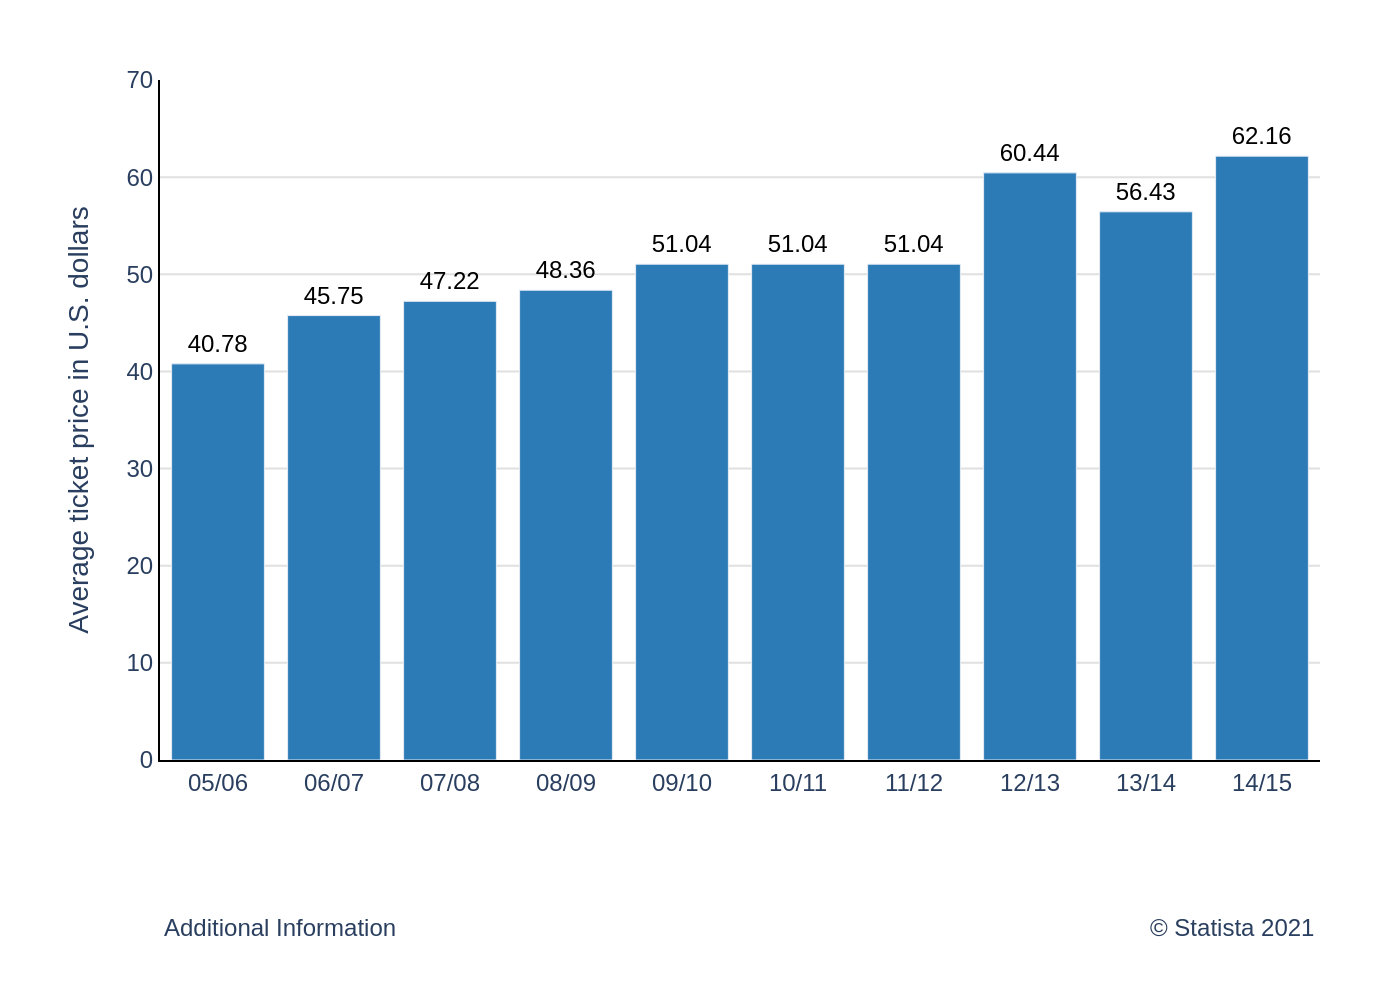

Source code (Python):
import sys
import json
import os
import plotly.graph_objects as go

if len(sys.argv) != 2:
    print(f"Usage: {os.path.basename(sys.argv[0])} <json_file_path>")
    sys.exit(1)

json_file_path = sys.argv[1]

try:
    with open(json_file_path, 'r', encoding='utf-8') as f:
        chart_info = json.load(f)
except FileNotFoundError:
    print(f"Error: JSON file not found at {json_file_path}")
    sys.exit(1)
except json.JSONDecodeError:
    print(f"Error: Could not decode JSON from {json_file_path}")
    sys.exit(1)

base_name = os.path.splitext(os.path.basename(json_file_path))[0]
output_image_path = f"{base_name}.png"

data = chart_info['chart_data']
texts = chart_info['texts']
colors = chart_info['colors']

categories = [item['category'] for item in data]
values = [item['value'] for item in data]

fig = go.Figure()

fig.add_trace(go.Bar(
    x=categories,
    y=values,
    marker_color=colors[0],
    text=values,
    texttemplate='%{y}',
    textposition='outside',
    hoverinfo='none',
    textfont=dict(
        family="Arial",
        size=12,
        color='black'
    )
))

annotations = []
if texts.get('source'):
    annotations.append(
        go.layout.Annotation(
            text=texts['source'],
            align='right',
            showarrow=False,
            xref='paper',
            yref='paper',
            x=1.0,
            y=-0.22,
            xanchor='right',
            yanchor='top'
        )
    )
if texts.get('note'):
    annotations.append(
        go.layout.Annotation(
            text=texts['note'],
            align='left',
            showarrow=False,
            xref='paper',
            yref='paper',
            x=0.0,
            y=-0.22,
            xanchor='left',
            yanchor='top'
        )
    )

fig.update_layout(
    font=dict(family="Arial", size=12),
    plot_bgcolor='white',
    xaxis=dict(
        title_text=texts.get('x_axis_title'),
        showgrid=False,
        linecolor='black'
    ),
    yaxis=dict(
        title_text=texts.get('y_axis_title'),
        showgrid=True,
        gridcolor='#e0e0e0',
        range=[0, 70],
        linecolor='black'
    ),
    showlegend=False,
    margin=dict(l=80, r=40, t=40, b=120),
    annotations=annotations
)

fig.write_image(output_image_path, scale=2)
print(f"Chart saved to {output_image_path}")
